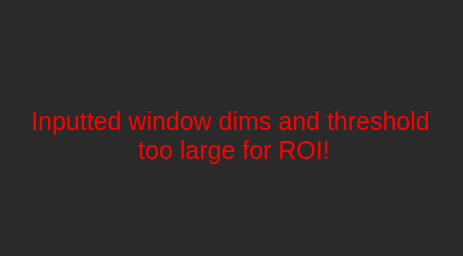
<?xml version="1.0" encoding="UTF-8"?>
<ui version="4.0">
 <class>WindowsTooLarge</class>
 <widget class="QWidget" name="WindowsTooLarge">
  <property name="geometry">
   <rect>
    <x>0</x>
    <y>0</y>
    <width>463</width>
    <height>256</height>
   </rect>
  </property>
  <property name="windowTitle">
   <string>Windows Too Large!</string>
  </property>
  <property name="styleSheet">
   <string notr="true">QWidget {
	background-color: rgb(42, 42, 42);
}</string>
  </property>
  <widget class="QLabel" name="wavelengthRatioWarningLabel">
   <property name="geometry">
    <rect>
     <x>20</x>
     <y>80</y>
     <width>421</width>
     <height>111</height>
    </rect>
   </property>
   <property name="font">
    <font>
     <pointsize>-1</pointsize>
    </font>
   </property>
   <property name="styleSheet">
    <string notr="true">QLabel {
	color: red;
	background-color: rgba(0,0,0,0);
	font-size: 25px;
}</string>
   </property>
   <property name="text">
    <string>Inputted window dims and threshold
 too large for ROI!</string>
   </property>
   <property name="alignment">
    <set>Qt::AlignCenter</set>
   </property>
  </widget>
 </widget>
 <resources/>
 <connections/>
</ui>
